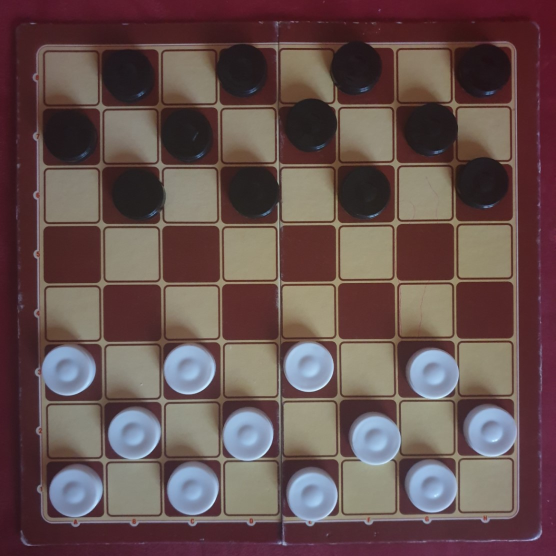
#> input picture zdj/a1.jpg, 1112 x 1112 px (shown at 1/2 size)
$ python checker_circlesv2.py
#> lines starting #> are read from the running program, lines starting #| are printed output that depends on the picture; after the words box and inside, x2 and y2 are one past the last pixel; in counts of white or black regions, pixels touching at a corner belong together; long printed decimals are rounded
import numpy as np
import cv2 as cv
import math

# [4 lines left out: function imageMultirescale, not called in this run]

def interpole(v, u, p1, p2, p3, p4): #np ile w prawo [0,1], nd ile w dol[0,1], v1 gorny wektro w prawo, v2 dolny wektor w prawo, v3 lewy wektor w dol itp
    return (int((1-v)*((1-u)*p1[0]+u*p3[0])+v*((1-u)*p2[0]+u*p4[0])),
            int((1-v)*((1-u)*p1[1]+u*p3[1])+v*((1-u)*p2[1]+u*p4[1])))

# [5 lines left out: function minn, not called in this run]

def rotate(origin, point, angle):
    ox, oy = origin
    px, py = point
    qx = ox + math.cos(angle) * (px - ox) - math.sin(angle) * (py - oy)
    qy = oy + math.sin(angle) * (px - ox) + math.cos(angle) * (py - oy)
    return int(qx), int(qy)

def dist(a, b):
    return ((b[0]-a[0])**2 + (b[1]-a[1])**2)**(1/2)

# [12 lines left out: functions inCircle, wrongCircles, not called in this run]

def corners2(img, plik, angle):
    print("angle:", angle*(180/np.pi))
    print("lefttop:")
    img2 = cv.imread(plik)
    heigth2 = len(img2)
    width2 = len(img2[0])
    width = len(img)
    heigth = len(img[0])
    gray = cv.cvtColor(img, cv.COLOR_BGR2GRAY)
    img1 = np.copy(gray)
    gray = cv.medianBlur(gray, 5)
    _, gray = cv.threshold(gray, 20, 255, cv.THRESH_BINARY)
    kernel = np.ones((5, 5), np.uint8)
    gray = cv.morphologyEx(gray, cv.MORPH_OPEN, kernel, iterations=1)
    img2 = np.copy(gray)
    #cv.imshow('XD', gray)
    cv.waitKey(0)

    kernel = np.ones((2, 2), np.uint8)
    gray = cv.erode(gray, kernel, iterations=4)
    img3 = np.copy(gray)
    # cv.imshow('XD', gray)
    # cv.imshow('XDDD', img2)
    print(img1.shape, img2.shape)
    res = cv.hconcat([img1, img2])
    cv.imwrite("nokoniec.jpg", cv.hconcat([res, img3]))
    cv.waitKey(0)

    img[gray==255] = (255,255,255)
    center = [249, 249]
    lefttop = rotate(center, [width, heigth], angle)
    righttop = rotate(center, [0, heigth], angle)
    leftdown = rotate(center, [width, 0], angle)
    rightdown = rotate(center, [0,0], angle)
    corner1 = rotate(center, [0,0], angle)
    corner2 = rotate(center, [width, 0], angle)
    corner3 = rotate(center, [0, heigth], angle)
    corner4 = rotate(center, [width, heigth], angle)
    for i in range(0, len(img)):
        for j in range(0, len(img[i])):
            #if(gray[i][j] == 255):
                #cv.circle(gray, (j, i), 4, (100, 0, 0))
            if(gray[i][j]==255) and dist(corner1, lefttop) > dist(corner1, [j, i]):
                lefttop = [j, i]
            if(gray[i][j]==255) and dist(corner2, righttop) > dist(corner2, [j, i]):
                righttop = [j, i]
            if(gray[i][j]==255) and dist(corner3, leftdown) > dist(corner3, [j, i]):
               leftdown = [j, i]
            if(gray[i][j]==255) and dist(corner4, rightdown) > dist(corner4, [j, i]):
               rightdown = [j, i]
    cv.circle(img, (lefttop[0], lefttop[1]), 4, (255, 0, 0), 2)
    cv.circle(img, (rightdown[0], rightdown[1]), 4, (255, 0, 0), 2)
    cv.circle(img, (righttop[0], righttop[1]), 4, (255, 0, 0), 2)
    cv.circle(img, (leftdown[0], leftdown[1]), 4, (255, 0, 0), 2)
    print(lefttop, righttop, leftdown, rightdown)
    lefttop[0] = int(lefttop[0]/(width-1)*(width2-1))
    lefttop[1] = int(lefttop[1] / (heigth-1)*(heigth2-1))
    righttop[0] = int(righttop[0] / (width-1)*(width2-1))
    righttop[1] = int(righttop[1] / (heigth-1)*(heigth2-1))
    leftdown[0] = int(leftdown[0] / (width-1)*(width2-1))
    leftdown[1] = int(leftdown[1] / (heigth-1)*(heigth2-1))
    rightdown[0] = int(rightdown[0] / (width-1)*(width2-1))
    rightdown[1] = int(rightdown[1] / (heigth-1)*(heigth2-1))
    print(lefttop, righttop, leftdown, rightdown)
    cv.imwrite('dst.jpg', img)

    return lefttop, righttop, leftdown, rightdown

# [113 lines left out: functions circles2, forcheck, not called in this run]

def lines(name, a, b):
#> called with name = 'zdj/a1.jpg', a = 200, b = 90
    src = cv.imread(name)
#> src is the input picture: shape (1112, 1112, 3); mean B, G, R 78.6, 80.5, 102
    src = cv.resize(src, (500, 500))
#> src: shape (500, 500, 3)
    gray = cv.cvtColor(src, cv.COLOR_BGR2GRAY)
    gray = cv.medianBlur(gray, 5)
    _, gray = cv.threshold(gray, 90, 255, cv.THRESH_BINARY)
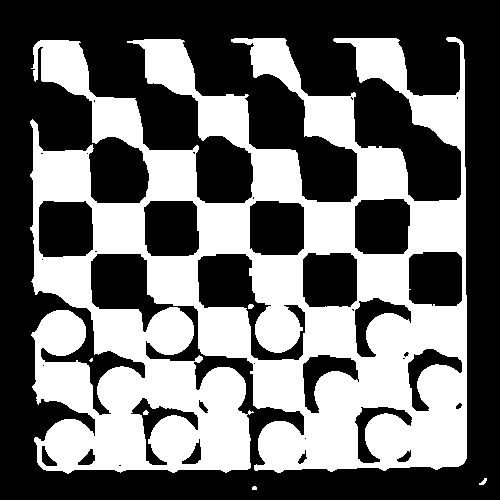
#> gray: shape (500, 500); 43.2% white; 6 white regions (2 under 20 px), largest, box (x1, y1, x2, y2) and area: (30, 37, 467, 474) 107925, (479, 478, 487, 485) 30, (248, 304, 254, 309) 25, (143, 410, 149, 415) 22
    kernel = np.ones((3, 3), np.uint8)
    gray = cv.dilate(gray, kernel, iterations=1)
#> gray: shape (500, 500); 47.3% white; 3 white regions, box (x1, y1, x2, y2) and area: (29, 36, 468, 475) 118084, (478, 477, 488, 486) 64, (251, 485, 258, 491) 40
    kernel = np.ones((6, 6), np.uint8)
    gray = cv.morphologyEx(gray, cv.MORPH_CLOSE, kernel)
#> gray: shape (500, 500); 48.3% white; 3 white regions, box (x1, y1, x2, y2) and area: (30, 37, 469, 476) 120751, (479, 478, 489, 487) 64, (252, 486, 259, 492) 40
    dst = cv.Canny(gray, a, b)
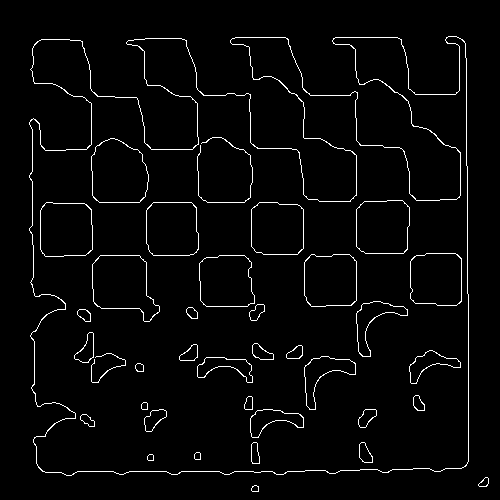
#> dst: shape (500, 500); 2.9% white in thin lines or dots, all inside (x1, y1, x2, y2) = (29, 36, 489, 492)
    lines = cv.HoughLines(dst, 1, np.pi / 180, 75, None, 0, 0)
#> lines = 32 rows, first 8: [471, 1.57], [468, 0], [356, 0], [202, 1.57], [255, 1.57], [310, 1.55], [32, 0], [-28, 3.12]
    better_lines = []
    d = 15

    for i in lines:  # recalculating parameters for lines that have negative rho
        if i[0][0] < 0:
            i[0][0] *= -1.0
            i[0][1] -= np.pi
#> this loop made 32 passes

    for i in lines:
        chk = 0
        if len(better_lines) == 0:
            better_lines.append(i)
            continue
        for j in better_lines:
            if (j[0][0] - d <= i[0][0] <= j[0][0] + d) and (
                    j[0][1] - np.pi / 18 <= i[0][1] <= j[0][1] + np.pi / 18):
                chk += 1
        if chk == 0:
            better_lines.append(i)
#> after the loop, better_lines = [[[471, 1.57]], [[468, 0]], [[356, 0]], [[202, 1.57]], [[255, 1.57]], [[310, 1.55]], [[32, 0]], [[37, 1.57]], [[251, 0]], [[195, -0.0175]], [[299, -0.0175]], [[91, 0]], [[95, 1.57]], [[146, 0]], [[149, 1.57]], [[363, 1.55]]]


    thetas = []
    blank_image = np.zeros((500, 500, 3), np.uint8)
    if better_lines is not None:
        for i in range(0, len(better_lines)):
            rho = better_lines[i][0][0]
            theta = better_lines[i][0][1]
            print(theta * (180 / np.pi))
            if(theta*(180/np.pi) < -2.0):
                tmp = theta
                tmp += np.pi
            else:
                tmp = theta
            if tmp*(180/np.pi) >= 0 and tmp*(180/np.pi) < 85:
                if theta < 0:
                    tmp = theta * -1.0
                    tmp -= np.pi
                    thetas.append(theta+np.pi)
                else:
                    thetas.append(theta)
            a = math.cos(theta)
            b = math.sin(theta)
            x0 = a * rho
            y0 = b * rho
            pt1 = (int(x0 + 1000 * (-b)), int(y0 + 1000 * (a)))
            pt2 = (int(x0 - 1000 * (-b)), int(y0 - 1000 * (a)))
            cv.line(blank_image, pt1, pt2, (0, 0, 255), 2)
#> this loop made 16 passes
#> (rho, theta, tmp, a, b, x0, y0, pt1) on passes 1 to 7: (471, 1.57, 1.57, -4.37e-08, 1, -2.06e-05, 471, (-1000, 470)), (468, 0, 0, 1, 0, 468, 0, (468, 1000)), (356, 0, 0, 1, 0, 356, 0, (356, 1000)), (202, 1.57, 1.57, -4.37e-08, 1, -8.83e-06, 202, (-1000, 201)), (255, 1.57, 1.57, -4.37e-08, 1, -1.11e-05, 255, (-1000, 254)), (310, 1.55, 1.55, 0.0175, 1, 5.41, 310, (-994, 327)), (32, 0, 0, 1, 0, 32, 0, (32, 1000))
#> (printed output is left out)
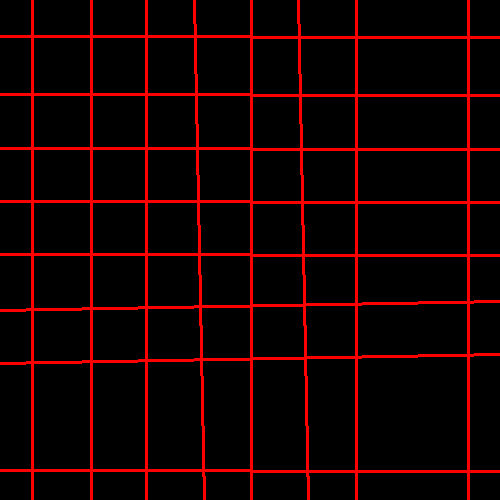
#> blank_image: shape (500, 500, 3); mean of channels 0, 1, 2 0, 0, 23.9; drawn as B, G, R
#> after the loop, thetas = [0, 0, 0, 0, 0, 0]
    return blank_image, np.average(thetas)

# [87 lines left out: functions final, linijka, not called in this run]

cunt = 0

plik = 'zdj/a1.jpg'

#linijka(plik, 90, 200)


#linijka(plik, 90, 200)
zdj, angle = lines(plik, 200, 90)
#> angle = 0
lefttop, righttop, leftdown, rightdown = corners2(zdj, plik, angle)
#| angle: 0.0
#> in corners2, `heigth2 = len(img2)`: heigth2 = 1112
#> in corners2, `width = len(img)`: width = 500
#| (500, 500) (500, 500)
#> in corners2, `res = cv.hconcat([img1, img2])`:
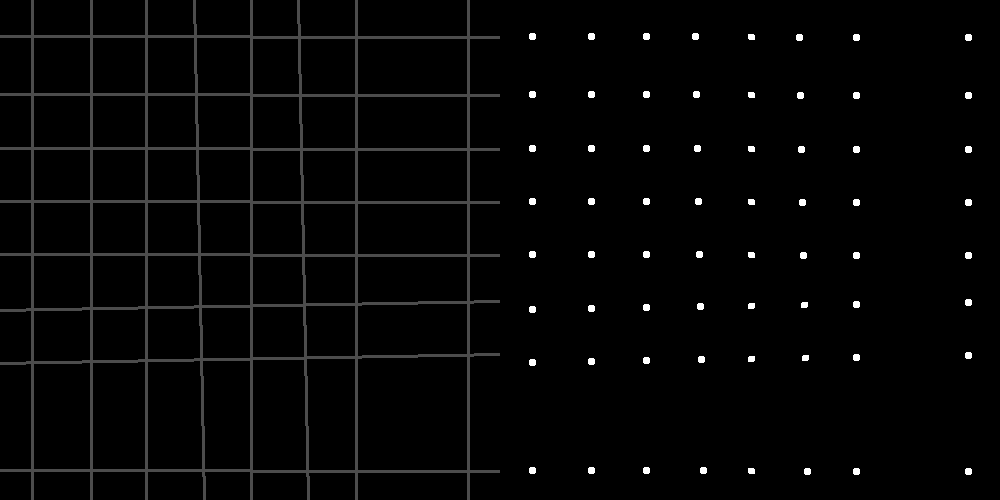
#> res: shape (500, 1000); min 0, max 255, mean 5
#> in corners2, `cv.imwrite("nokoniec.jpg", cv.hconcat([res, img3]))`:
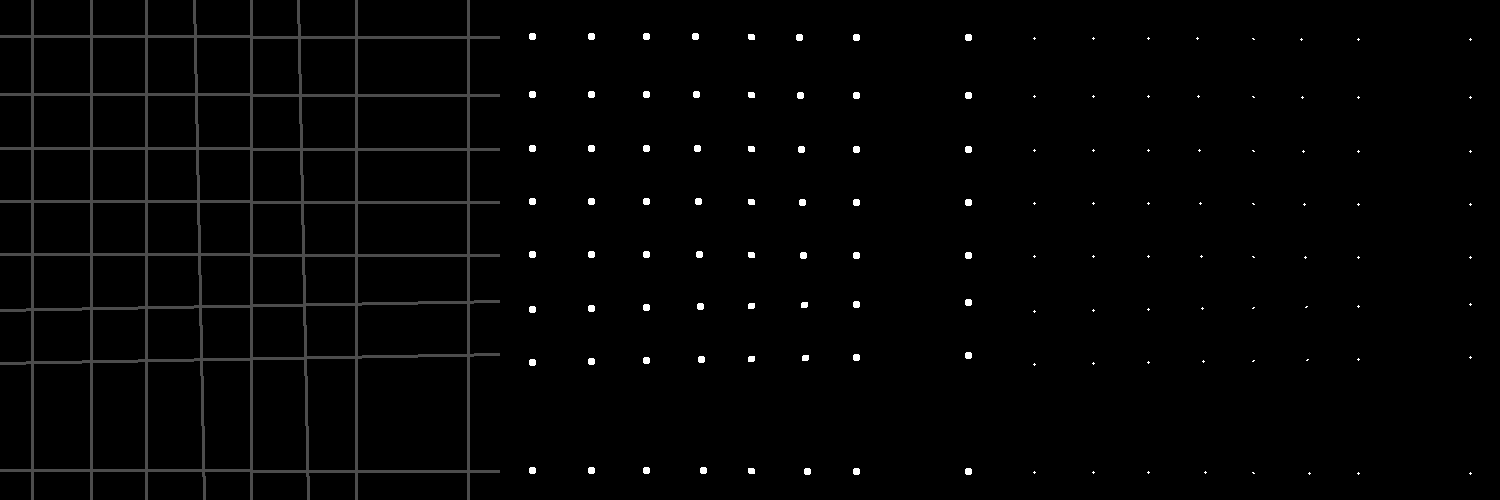
#> saved as nokoniec.jpg: shape (500, 1500); min 0, max 255, mean 3.4
#> in corners2, `img[gray==255] = (255,255,255)`:
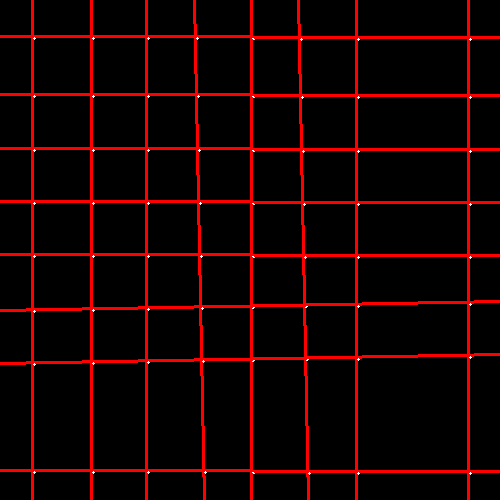
#> img: shape (500, 500, 3); 0.12% of pixels changed, all inside (x1, y1, x2, y2) = (33, 37, 472, 475); drawn as B, G, R
#> in corners2, `lefttop = rotate(center, [width, heigth], angle)`: lefttop = (500, 500)
#> in corners2, `righttop = rotate(center, [0, heigth], angle)`: righttop = (0, 500)
#> in corners2, `leftdown = rotate(center, [width, 0], angle)`: leftdown = (500, 0)
#> in corners2, `rightdown = rotate(center, [0,0], angle)`: rightdown = (0, 0)
#> in corners2, `corner2 = rotate(center, [width, 0], angle)`: corner2 = (500, 0)
#> in corners2, `corner3 = rotate(center, [0, heigth], angle)`: corner3 = (0, 500)
#> in corners2, `corner4 = rotate(center, [width, heigth], angle)`: corner4 = (500, 500)
#> after the loop in corners2, `for i in range(0, len(img)):`: leftdown = [33, 472]; lefttop = [34, 37]; rightdown = [471, 473]; righttop = [470, 38]
#> in corners2, `cv.circle(img, (leftdown[0], leftdown[1]), 4, (255, 0, 0), 2)`:
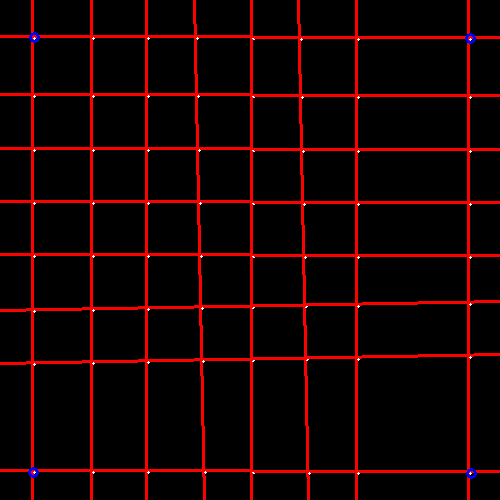
#> img: shape (500, 500, 3); mean of channels 0, 1, 2 0.6, 0.3, 23.9; drawn as B, G, R
#| [34, 37] [470, 38] [33, 472] [471, 473]
#| [75, 82] [1046, 84] [73, 1050] [1048, 1053]
#> lefttop = [75, 82]; righttop = [1046, 84]; leftdown = [73, 1050]; rightdown = [1048, 1053]

#circless = circles2(plik)
#> (the run stopped early here; a loop or call above may not have finished)

$ run again, with zdj/a12.jpg copied over zdj/a1.jpg
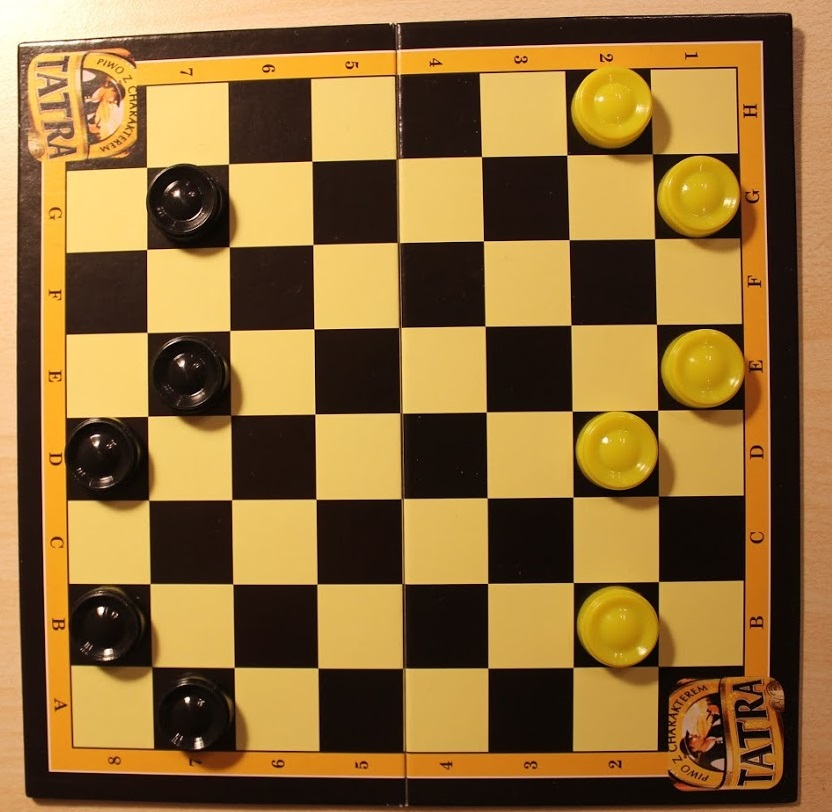
#> input picture zdj/a12.jpg, 832 x 812 px
#> in lines, src is the input picture: shape (812, 832, 3); mean B, G, R 56.5, 109.6, 143.3
#> src: shape (500, 500, 3)
#> in lines, `_, gray = cv.threshold(gray, 90, 255, cv.THRESH_BINARY)`:
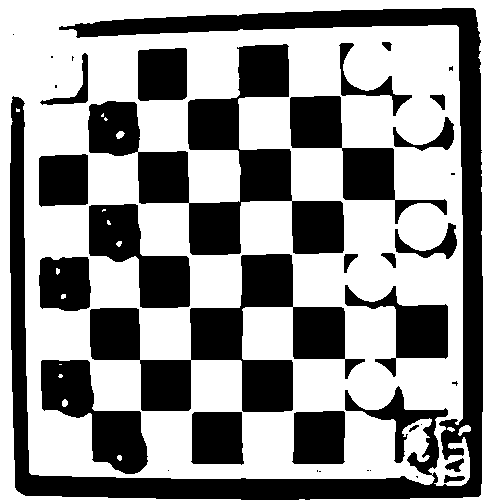
#> gray: shape (500, 500); 58.7% white; 37 black regions (14 under 20 px), largest, box (x1, y1, x2, y2) and area: (10, 8, 483, 500) 32588, (88, 44, 344, 255) 18215, (90, 254, 365, 412) 16016
#> dst: shape (500, 500); 3.8% white in thin lines or dots
#> lines = 80 rows, first 8: [480, 1.57], [38, 1.54], [464, 0], [-459, 3.12], [-19, 3.12], [498, 1.57], [-7, 3.12], [24, 1.54]
#> the loop in lines, `for i in lines:` made 80 passes
#> the loop in lines, `for i in lines:` made 80 passes
#> after the loop in lines, `for i in lines:`: better_lines = 23 items, first 6: [[480, 1.57]], [[38, 1.54]], [[464, 0]], [[19, -0.0175]], [[498, 1.57]], [[481, 0]]
#> the loop in lines, `for i in range(0, len(better_lines)):` made 23 passes
#> (rho, theta, tmp, a, b, x0, y0, pt1) on passes 1 to 7: (480, 1.57, 1.57, -4.37e-08, 1, -2.1e-05, 480, (-1000, 479)), (38, 1.54, 1.54, 0.0349, 0.999, 1.33, 37.98, (-998, 72)), (464, 0, 0, 1, 0, 464, 0, (464, 1000)), (19, -0.0175, -0.0175, 1, -0.0175, 19, -0.332, (36, 999)), (498, 1.57, 1.57, -4.37e-08, 1, -2.18e-05, 498, (-1000, 497)), (481, 0, 0, 1, 0, 481, 0, (481, 1000)), (205, 1.55, 1.55, 0.0175, 1, 3.58, 205, (-996, 222))
#> (printed output is left out)
#> after the loop in lines, `for i in range(0, len(better_lines)):`: thetas = [0, 0, 0, 0, 0.0349]
#> angle = 0.00698
#| angle: 0.4
#> heigth2 = 812
#> width2 = 832
#> width = 500
#| (500, 500) (500, 500)
#> in corners2, `img[gray==255] = (255,255,255)`:
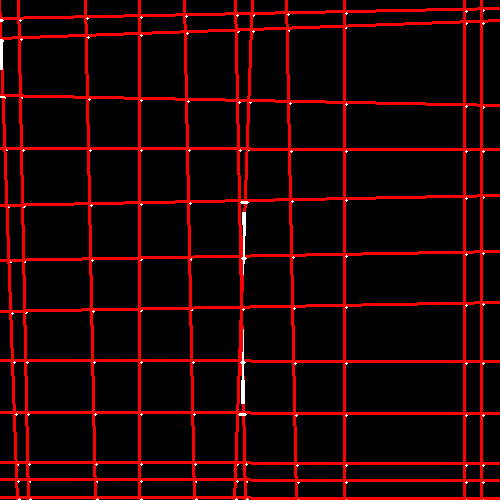
#> img: shape (500, 500, 3); mean of channels 0, 1, 2 1.1, 1.1, 34.2; drawn as B, G, R
#> qx = 498.2
#> qy = 501.7
#> in corners2, `lefttop = rotate(center, [width, heigth], angle)`: lefttop = (498, 501)
#> in corners2, `righttop = rotate(center, [0, heigth], angle)`: righttop = (-1, 498)
#> in corners2, `leftdown = rotate(center, [width, 0], angle)`: leftdown = (501, 1)
#> in corners2, `rightdown = rotate(center, [0,0], angle)`: rightdown = (1, -1)
#> corner2 = (501, 1)
#> corner3 = (-1, 498)
#> corner4 = (498, 501)
#> after the loop in corners2, `for i in range(0, len(img)):`: leftdown = [18, 499]; lefttop = [1, 19]; rightdown = [483, 499]; righttop = [484, 10]
#| [1, 19] [484, 10] [18, 499] [483, 499]
#| [1, 30] [806, 16] [29, 811] [804, 811]
#> `lefttop, righttop, leftdown, rightdown = corners2(zdj, plik, angle)`: lefttop = [1, 30]; righttop = [806, 16]; leftdown = [29, 811]; rightdown = [804, 811]

$ run again, with zdj/a14.jpg copied over zdj/a1.jpg
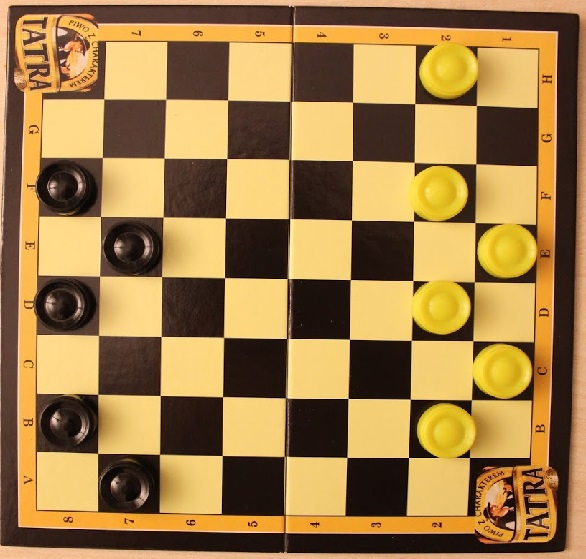
#> input picture zdj/a14.jpg, 586 x 559 px
#> in lines, src is the input picture: shape (559, 586, 3); mean B, G, R 72, 125.7, 160.1
#> src: shape (500, 500, 3)
#> in lines, `_, gray = cv.threshold(gray, 90, 255, cv.THRESH_BINARY)`:
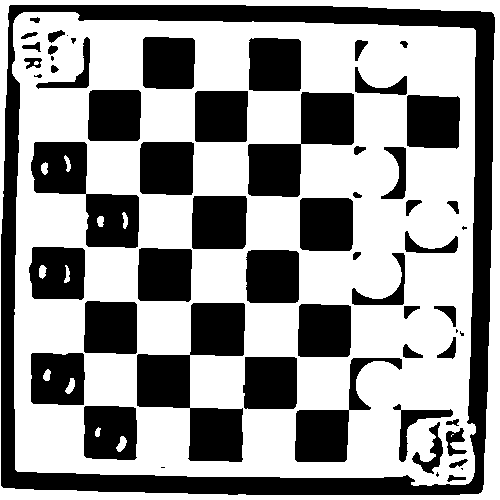
#> gray: shape (500, 500); 59.6% white; 60 black regions (9 under 20 px), largest, box (x1, y1, x2, y2) and area: (1, 5, 495, 495) 28494, (137, 303, 245, 462) 8374, (248, 92, 354, 197) 5442
#> dst: shape (500, 500); 3.8% white in thin lines or dots
#> lines = 83 rows, first 8: [494, 0.0175], [2, 0], [494, 1.57], [478, 0.0175], [17, 1.59], [19, 0.0175], [489, 1.59], [6, 1.57]
#> the loop in lines, `for i in lines:` made 83 passes
#> after the loop in lines, `for i in lines:`: better_lines = 23 items, first 6: [[494, 0.0175]], [[2, 0]], [[494, 1.57]], [[478, 0.0175]], [[17, 1.59]], [[19, 0.0175]]
#> the loop in lines, `for i in range(0, len(better_lines)):` made 23 passes
#> (rho, theta, tmp, a, b, x0, y0, pt1) on passes 1 to 7: (494, 0.0175, 0.0175, 1, 0.0175, 493.9, 8.62, (476, 1008)), (2, 0, 0, 1, 0, 2, 0, (2, 1000)), (494, 1.57, 1.57, -4.37e-08, 1, -2.16e-05, 494, (-1000, 493)), (478, 0.0175, 0.0175, 1, 0.0175, 477.9, 8.34, (460, 1008)), (17, 1.59, 1.59, -0.0175, 1, -0.297, 17, (-1000, 0)), (19, 0.0175, 0.0175, 1, 0.0175, 19, 0.332, (1, 1000)), (474, 1.59, 1.59, -0.0175, 1, -8.27, 473.9, (-1008, 456))
#> (printed output is left out)
#> after the loop in lines, `for i in range(0, len(better_lines)):`: thetas = [0.0175, 0, 0.0175, 0.0175, 0.0175, 0.0175, 0.0175, 0, 0.0175, 0]
#> angle = 0.0122
#| angle: 0.7
#> heigth2 = 559
#> width2 = 586
#> width = 500
#| (500, 500) (500, 500)
#> in corners2, `img[gray==255] = (255,255,255)`:
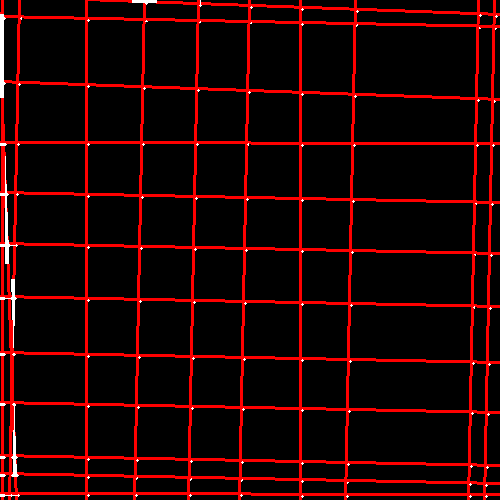
#> img: shape (500, 500, 3); mean of channels 0, 1, 2 1.8, 1.8, 33.6; drawn as B, G, R
#> qx = 496.9
#> qy = 503
#> in corners2, `lefttop = rotate(center, [width, heigth], angle)`: lefttop = (496, 503)
#> in corners2, `righttop = rotate(center, [0, heigth], angle)`: righttop = (-3, 496)
#> in corners2, `leftdown = rotate(center, [width, 0], angle)`: leftdown = (503, 3)
#> in corners2, `rightdown = rotate(center, [0,0], angle)`: rightdown = (3, -3)
#> corner2 = (503, 3)
#> corner3 = (-3, 496)
#> corner4 = (496, 503)
#> after the loop in corners2, `for i in range(0, len(img)):`: leftdown = [0, 496]; lefttop = [3, 14]; rightdown = [487, 496]; righttop = [496, 15]
#| [3, 14] [496, 15] [0, 496] [487, 496]
#| [3, 15] [581, 16] [0, 554] [570, 554]
#> `lefttop, righttop, leftdown, rightdown = corners2(zdj, plik, angle)`: lefttop = [3, 15]; righttop = [581, 16]; leftdown = [0, 554]; rightdown = [570, 554]
